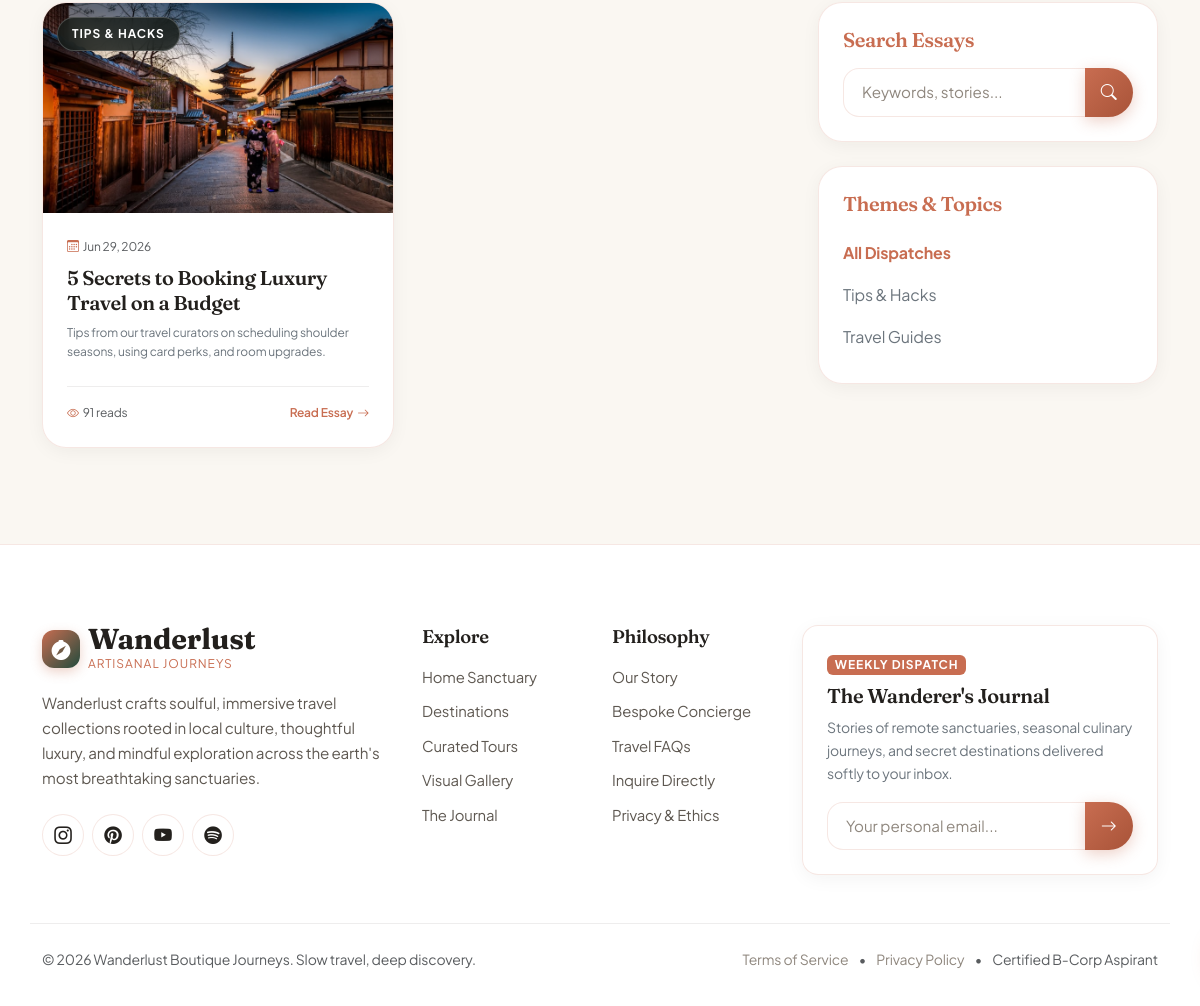
Before: /blog/ (lower part) with the older database file.
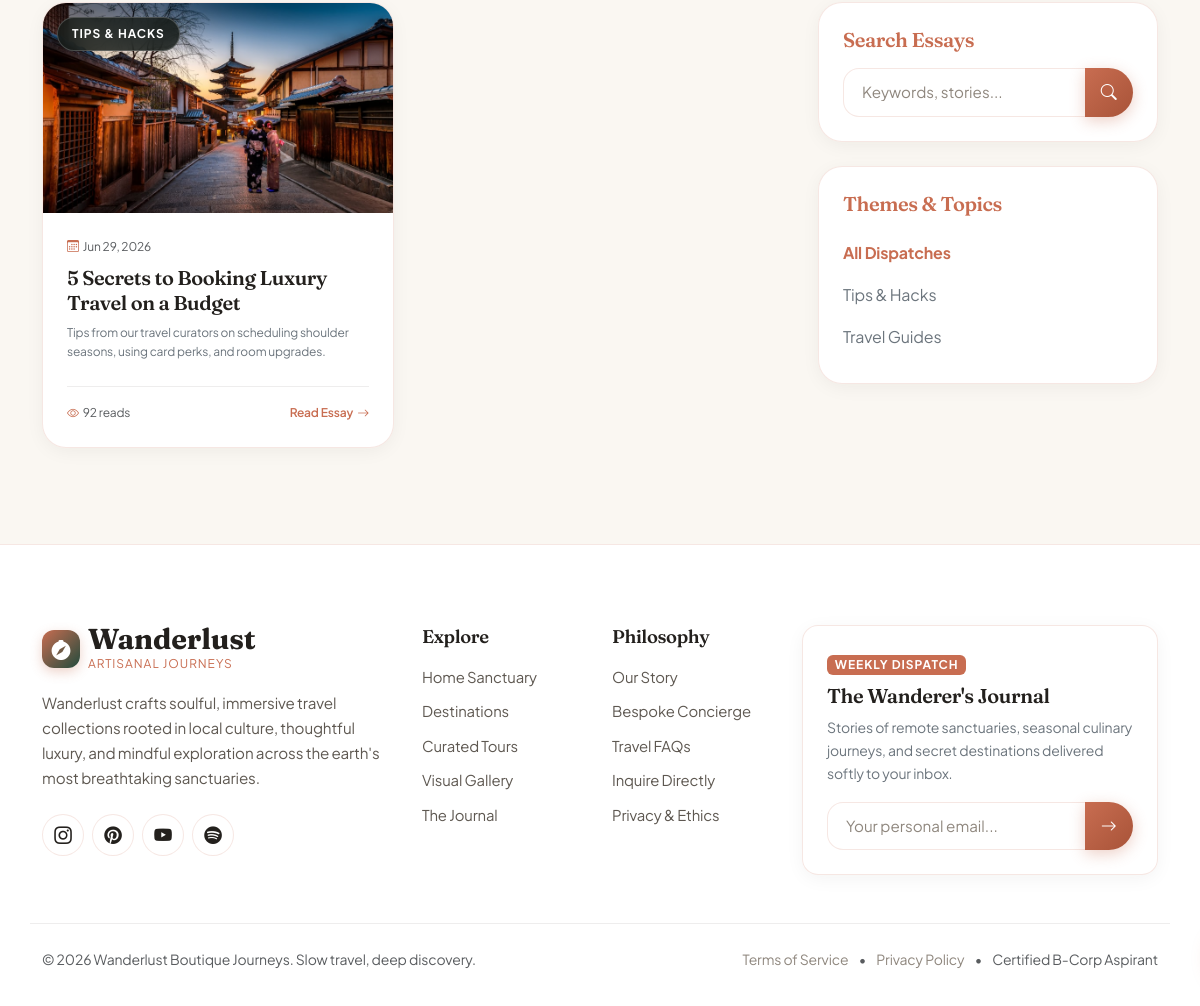
After: the same page with the newer database file.
### blog/models.py (models this page shows, shortened)
class BlogPost(models.Model):
    title = models.CharField(max_length=200)
    slug = models.SlugField(unique=True)
    author = models.ForeignKey(User, on_delete=models.CASCADE, related_name='blog_posts')
    category = models.ForeignKey(BlogCategory, on_delete=models.SET_NULL, null=True, blank=True, related_name='posts')
    cover_image = models.ImageField(upload_to='blog/')
    content = models.TextField()
    excerpt = models.TextField(max_length=300, help_text="Short summary of the post for card previews.")
    featured = models.BooleanField(default=False)
    views_count = models.PositiveIntegerField(default=0)
    created_at = models.DateTimeField(auto_now_add=True)
    updated_at = models.DateTimeField(auto_now=True)
    class Meta:
        ordering = ['-created_at']

class BlogCategory(models.Model):
    name = models.CharField(max_length=100)
    slug = models.SlugField(unique=True)
    class Meta:
        verbose_name = "Blog Category"
        verbose_name_plural = "Blog Categories"
        ordering = ['name']

### blog/views.py (the view)
# urls.py: path('', views.blog_home, name='blog_home'),
def blog_home(request):
    posts_list = BlogPost.objects.all()
    categories = BlogCategory.objects.all()
    search_query = request.GET.get('search', '').strip()
    category_slug = request.GET.get('category', '').strip()
    if search_query:
        posts_list = posts_list.filter(
            Q(title__icontains=search_query) |
            Q(content__icontains=search_query) |
            Q(excerpt__icontains=search_query)
        )
    if category_slug:
        posts_list = posts_list.filter(category__slug=category_slug)
    featured_post = None
    if not search_query and not category_slug:
        featured_post = BlogPost.objects.filter(featured=True).first()
        if not featured_post:
            featured_post = BlogPost.objects.all().first()
        if featured_post:
            posts_list = posts_list.exclude(id=featured_post.id)
    paginator = Paginator(posts_list, 6) # 6 articles per page
    page_number = request.GET.get('page')
    posts = paginator.get_page(page_number)
    context = {
        'featured_post': featured_post,
        'posts': posts,
        'categories': categories,
        'selected_category': category_slug,
        'search_query': search_query
    }
    return render(request, 'blog/blog_list.html', context)

### templates/blog/blog_list.html (shortened to what the changed rows need)
{% extends 'base.html' %}
{% load static %}
{% block content %}
<section class="py-5">
    <div class="container">
        <div class="row g-5">
            <div class="col-lg-8" data-aos="fade-right">
                <div class="row g-4">
                    {% if posts %}
                        {% for post in posts %}
                        <div class="col-md-6">
                            <div class="tour-card">
                                <div class="tour-card-image-wrap" style="height: 210px;">
                                    {% if post.cover_image %}
                                        <img src="{{ post.cover_image.url }}" alt="{{ post.title }}">
                                    {% else %}
                                        <img src="https://images.unsplash.com/photo-1488646953014-85cb44e25828?auto=format&fit=crop&w=600&q=80" alt="{{ post.title }}">
                                    {% endif %}
                                    {% if post.category %}
                                        <span class="tour-card-badge">{{ post.category.name }}</span>
                                    {% endif %}
                                </div>
                                <div class="p-4 d-flex flex-column flex-grow-1">
                                    <span class="text-muted text-xs mb-2"><i class="bi bi-calendar3 me-1 text-terracotta"></i>{{ post.created_at|date:"M d, Y" }}</span>
                                    <h5 class="font-heading fs-5 mb-2"><a href="{% url 'blog:blog_detail' post.slug %}" class="text-decoration-none text-primary-theme">{{ post.title }}</a></h5>
                                    <p class="text-secondary text-xs mb-4 flex-grow-1 line-clamp-3">{{ post.excerpt }}</p>
                                    <div class="d-flex justify-content-between align-items-center mt-auto border-top border-organic pt-3">
                                        <span class="text-xs text-muted"><i class="bi bi-eye me-1 text-terracotta"></i>{{ post.views_count }} reads</span>
                                        <a href="{% url 'blog:blog_detail' post.slug %}" class="text-terracotta fw-semibold text-xs text-decoration-none d-flex align-items-center gap-1">Read Essay <i class="bi bi-arrow-right"></i></a>
                                    </div>
                                </div>
                            </div>
                        </div>
                        {% endfor %}
                    {% endif %}
                </div>
            </div>
        </div>
    </div>
</section>
{% endblock %}

Changed rows visible on the page:
changed BlogPost "5 Secrets to Booking Luxury Travel on a Budget": views_count "91" → "92"
